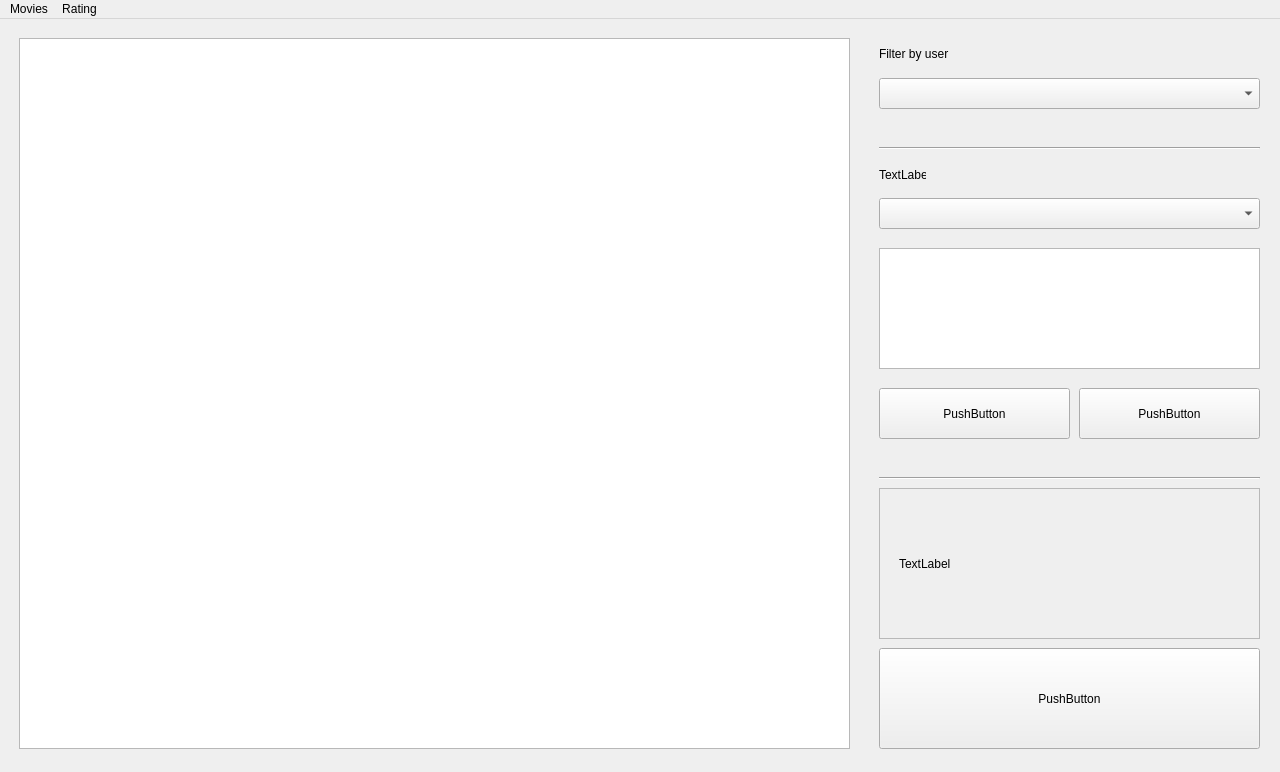
<?xml version="1.0" encoding="UTF-8"?>
<ui version="4.0">
 <class>MainWindow</class>
 <widget class="QMainWindow" name="MainWindow">
  <property name="geometry">
   <rect>
    <x>0</x>
    <y>0</y>
    <width>1280</width>
    <height>772</height>
   </rect>
  </property>
  <property name="windowTitle">
   <string>MainWindow</string>
  </property>
  <widget class="QWidget" name="centralwidget">
   <property name="styleSheet">
    <string notr="true"/>
   </property>
   <layout class="QGridLayout" name="gridLayout">
    <item row="0" column="0">
     <widget class="QStackedWidget" name="stackedWidget">
      <property name="currentIndex">
       <number>0</number>
      </property>
      <widget class="QWidget" name="page">
       <widget class="QListWidget" name="listWidget">
        <property name="geometry">
         <rect>
          <x>10</x>
          <y>10</y>
          <width>831</width>
          <height>711</height>
         </rect>
        </property>
       </widget>
       <widget class="QComboBox" name="comboBox">
        <property name="geometry">
         <rect>
          <x>870</x>
          <y>50</y>
          <width>381</width>
          <height>31</height>
         </rect>
        </property>
       </widget>
       <widget class="QLabel" name="label">
        <property name="geometry">
         <rect>
          <x>870</x>
          <y>10</y>
          <width>251</width>
          <height>31</height>
         </rect>
        </property>
        <property name="text">
         <string>Filter by user</string>
        </property>
       </widget>
       <widget class="QListWidget" name="listWidget_2">
        <property name="geometry">
         <rect>
          <x>870</x>
          <y>220</y>
          <width>381</width>
          <height>121</height>
         </rect>
        </property>
       </widget>
       <widget class="QComboBox" name="comboBox_2">
        <property name="geometry">
         <rect>
          <x>870</x>
          <y>170</y>
          <width>381</width>
          <height>31</height>
         </rect>
        </property>
       </widget>
       <widget class="QPushButton" name="pushButton">
        <property name="geometry">
         <rect>
          <x>870</x>
          <y>360</y>
          <width>191</width>
          <height>51</height>
         </rect>
        </property>
        <property name="text">
         <string>PushButton</string>
        </property>
       </widget>
       <widget class="QPushButton" name="pushButton_2">
        <property name="geometry">
         <rect>
          <x>1070</x>
          <y>360</y>
          <width>181</width>
          <height>51</height>
         </rect>
        </property>
        <property name="text">
         <string>PushButton</string>
        </property>
       </widget>
       <widget class="Line" name="line">
        <property name="geometry">
         <rect>
          <x>870</x>
          <y>110</y>
          <width>381</width>
          <height>20</height>
         </rect>
        </property>
        <property name="orientation">
         <enum>Qt::Horizontal</enum>
        </property>
       </widget>
       <widget class="Line" name="line_2">
        <property name="geometry">
         <rect>
          <x>870</x>
          <y>440</y>
          <width>381</width>
          <height>20</height>
         </rect>
        </property>
        <property name="orientation">
         <enum>Qt::Horizontal</enum>
        </property>
       </widget>
       <widget class="QPushButton" name="pushButton_3">
        <property name="geometry">
         <rect>
          <x>870</x>
          <y>620</y>
          <width>381</width>
          <height>101</height>
         </rect>
        </property>
        <property name="text">
         <string>PushButton</string>
        </property>
       </widget>
       <widget class="QFrame" name="frame">
        <property name="geometry">
         <rect>
          <x>870</x>
          <y>460</y>
          <width>381</width>
          <height>151</height>
         </rect>
        </property>
        <property name="frameShape">
         <enum>QFrame::StyledPanel</enum>
        </property>
        <property name="frameShadow">
         <enum>QFrame::Raised</enum>
        </property>
        <widget class="QLabel" name="label_3">
         <property name="geometry">
          <rect>
           <x>20</x>
           <y>40</y>
           <width>341</width>
           <height>71</height>
          </rect>
         </property>
         <property name="text">
          <string>TextLabel</string>
         </property>
        </widget>
       </widget>
       <widget class="QLabel" name="label_2">
        <property name="geometry">
         <rect>
          <x>870</x>
          <y>140</y>
          <width>47</width>
          <height>13</height>
         </rect>
        </property>
        <property name="text">
         <string>TextLabel</string>
        </property>
       </widget>
      </widget>
      <widget class="QWidget" name="page_2"/>
     </widget>
    </item>
   </layout>
  </widget>
  <widget class="QMenuBar" name="menubar">
   <property name="geometry">
    <rect>
     <x>0</x>
     <y>0</y>
     <width>1280</width>
     <height>21</height>
    </rect>
   </property>
   <widget class="QMenu" name="menuMovies">
    <property name="title">
     <string>Movies</string>
    </property>
   </widget>
   <widget class="QMenu" name="menuRating">
    <property name="title">
     <string>Rating</string>
    </property>
   </widget>
   <addaction name="menuMovies"/>
   <addaction name="menuRating"/>
  </widget>
 </widget>
 <resources/>
 <connections/>
</ui>
